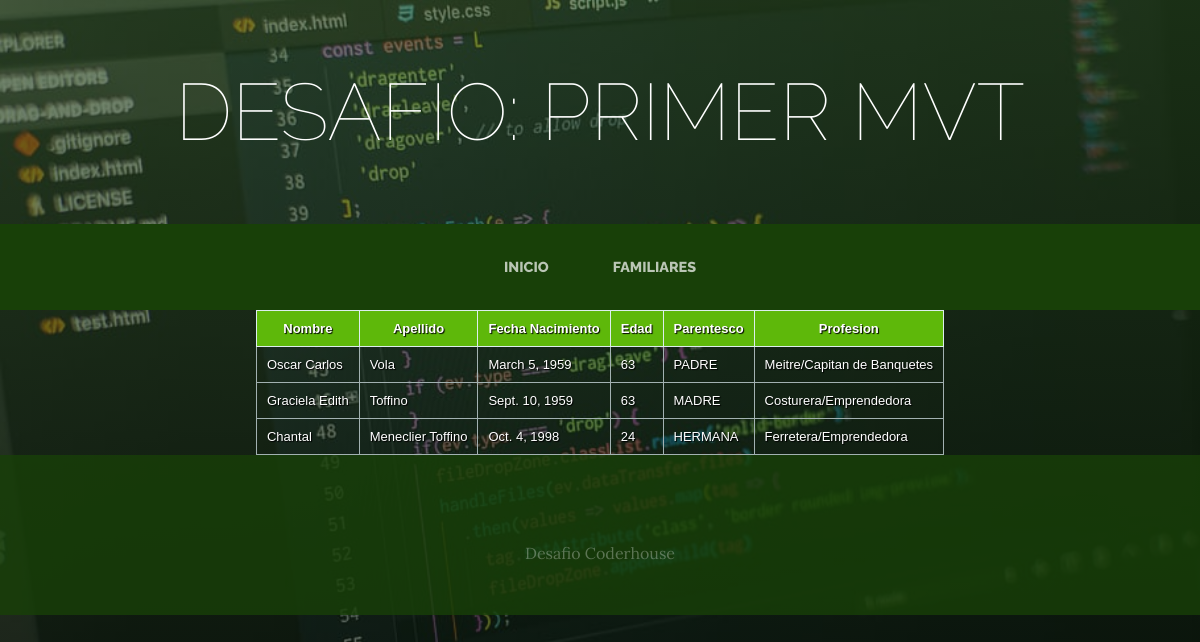
The app's page /Familiares with its own data.
### gestionFamiliares/models.py (models this page shows)
class Familiares(models.Model):
    nombre=models.CharField(max_length=30)
    apellido=models.CharField(max_length=30)
    fechaNac = models.DateField()
    edad=models.IntegerField()
    parentesco = models.CharField(max_length=30)
    profesion = models.CharField(max_length=30)

### gestionFamiliares/views.py (the view)
# urls.py: path('Familiares', views.familiares, name="Familiares"),
def familiares(request):
    data = Familiares.objects.all()
    context = {'data': data}
    return render(request,"gestionFamiliares/Familiares.html",context)

### gestionFamiliares/templates/gestionFamiliares/Familiares.html (shortened to what this page needs)
{% extends "gestionFamiliares/base.html" %}
{% load static %}
{% block content %}
<head>
</head>
<body>
    <table class="zui-table">
        <thead>
            <tr>
                <th>
                    Nombre
                </th>
                <th>
                    Apellido
                </th>
                <th>
                    Fecha Nacimiento
                </th>
                <th>
                    Edad
                </th>
                <th>
                    Parentesco
                </th>
                <th>
                    Profesion
                </th>
            </tr>
        </thead>
        {% for f in data %}
             <tr>
                   <td>
                       {{ f.nombre}}
                   </td>
                   <td>
                       {{ f.apellido}}
                   </td>
                   <td>
                       {{ f.fechaNac}}
                   </td>
                   <td>
                       {{ f.edad}}
                   </td>
                   <td>
                       {{ f.parentesco}}
                   </td>
                   <td>
                       {{ f.profesion}}
                   </td>
             </tr>
        {% endfor %}
    </table>
</body>
{% endblock %}

### gestionFamiliares/templates/gestionFamiliares/base.html (shortened to what this page needs)
<html>
<head>
     {% load static %}
    <link href="{% static 'gestionFamiliares/vendor/bootstrap/css/bootstrap.min.css' %}" rel="stylesheet">
    <link href="{% static 'gestionFamiliares/css/gestion.css' %}" rel="stylesheet">
</head>
<body>
    <h1 class="site-heading text-center text-white d-none d-lg-block">
        <span class="site-heading-lower">Desafio: Primer MVT </span>
      </h1>
 <nav class="navbar navbar-expand-lg navbar-dark py-lg-4" id="mainNav">
    <div class="container">
      <div class="collapse navbar-collapse" id="navbarResponsive">
        <ul class="navbar-nav mx-auto">
          <li class="nav-item {% if pequest.path == '/' %} active{% endif %} px-lg-4">
            <a class="nav-link text-uppercase text-expanded" href="{% url 'Home' %}">Inicio</a>
          </li>
          <li class="nav-item {% if pequest.path == '/Familiares' %} active{% endif %} px-lg-4">
            <a class="nav-link text-uppercase text-expanded" href="{% url 'Familiares' %}">Familiares</a>
          </li>
        </ul>
      </div>
    </div>
  </nav>
   {% block content %}
   {% endblock %}
    <footer class="footer text-faded text-center py-5">
      <div class="container">
        <p class="m-0 mbt1">Desafio Coderhouse</p>
      </div>
	</footer>
</body>
</html>

### gestionFamiliares/static/gestionFamiliares/css/gestion.css (style rules this page uses)
body { font-family: 'Lora'; background: linear-gradient(rgba(40, 73, 33, 0.65), rgba(8, 20, 11, 0.65)), url("../img/bg_main.jpg"); background-attachment: fixed; background-position: center; background-size: cover; }
h1, h2, h3, h4, h5, h6 { font-family: 'Raleway'; }
p { line-height: 1.75; }
.text-faded { color: rgba(255, 255, 255, 0.3); }
.site-heading { margin-top: 5rem; margin-bottom: 5rem; text-transform: uppercase; line-height: 1; font-family: 'Raleway'; }
.site-heading .site-heading-lower { font-size: 5rem; font-weight: 100; line-height: 4rem; }
#mainNav { background-color: rgba(24, 64, 8); font-family: 'Raleway'; }
#mainNav .navbar-nav .nav-item .nav-link { color: rgba(255, 255, 255, 0.7); font-weight: 800; }
@media (min-width: 992px) { #mainNav .navbar-nav .nav-item .nav-link { font-size: 0.9rem; } }
.footer { background-color: rgba(24, 64, 8, 0.8); }
.mbt1 { padding-top: 1.25rem; }
.zui-table { border: solid 1px #DDEEEE; border-collapse: collapse; border-spacing: 0; font: normal 13px Arial, sans-serif; margin-left: auto; margin-right: auto; }
.zui-table thead th { background-color: #5eb80a; border: solid 1px #DDEEEE; color: #ffffff; padding: 10px; text-align: center; text-shadow: 1px 1px 1px rgb(0, 0, 0); }
.zui-table tbody td { border: solid 1px #a2b1b1; color: rgb(255, 255, 255); padding: 10px; text-shadow: 1px 1px 1px rgb(0, 0, 0); }

### records on screen
Familiares: nombre "Oscar Carlos", apellido "Vola", fechaNac "March 5, 1959", edad "63", parentesco "PADRE", profesion "Meitre/Capitan de Banquetes"
Familiares: nombre "Graciela Edith", apellido "Toffino", fechaNac "Sept. 10, 1959", edad "63", parentesco "MADRE", profesion "Costurera/Emprendedora"
Familiares: nombre "Chantal", apellido "Meneclier Toffino", fechaNac "Oct. 4, 1998", edad "24", parentesco "HERMANA", profesion "Ferretera/Emprendedora"
